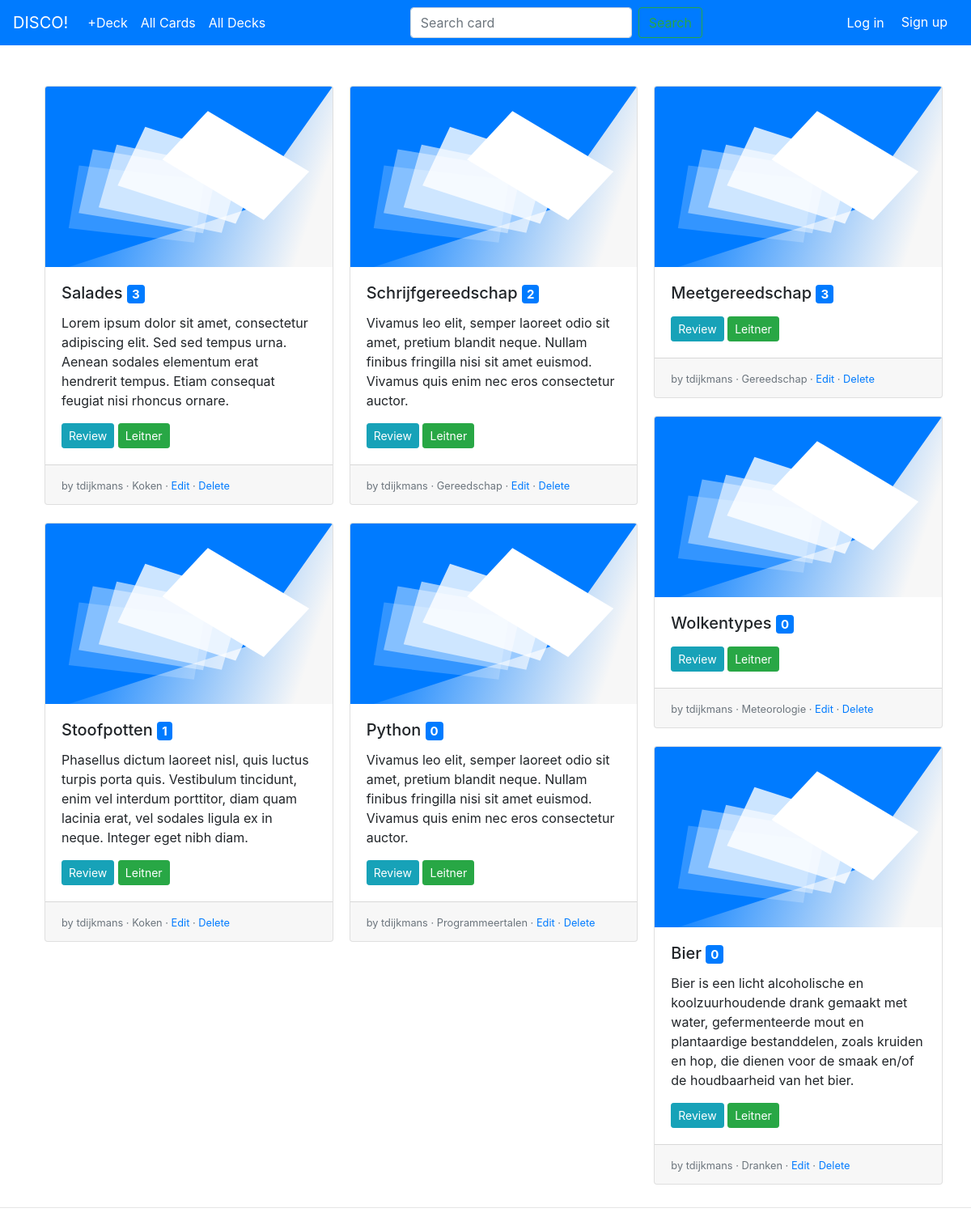
Before: / with the older database file.
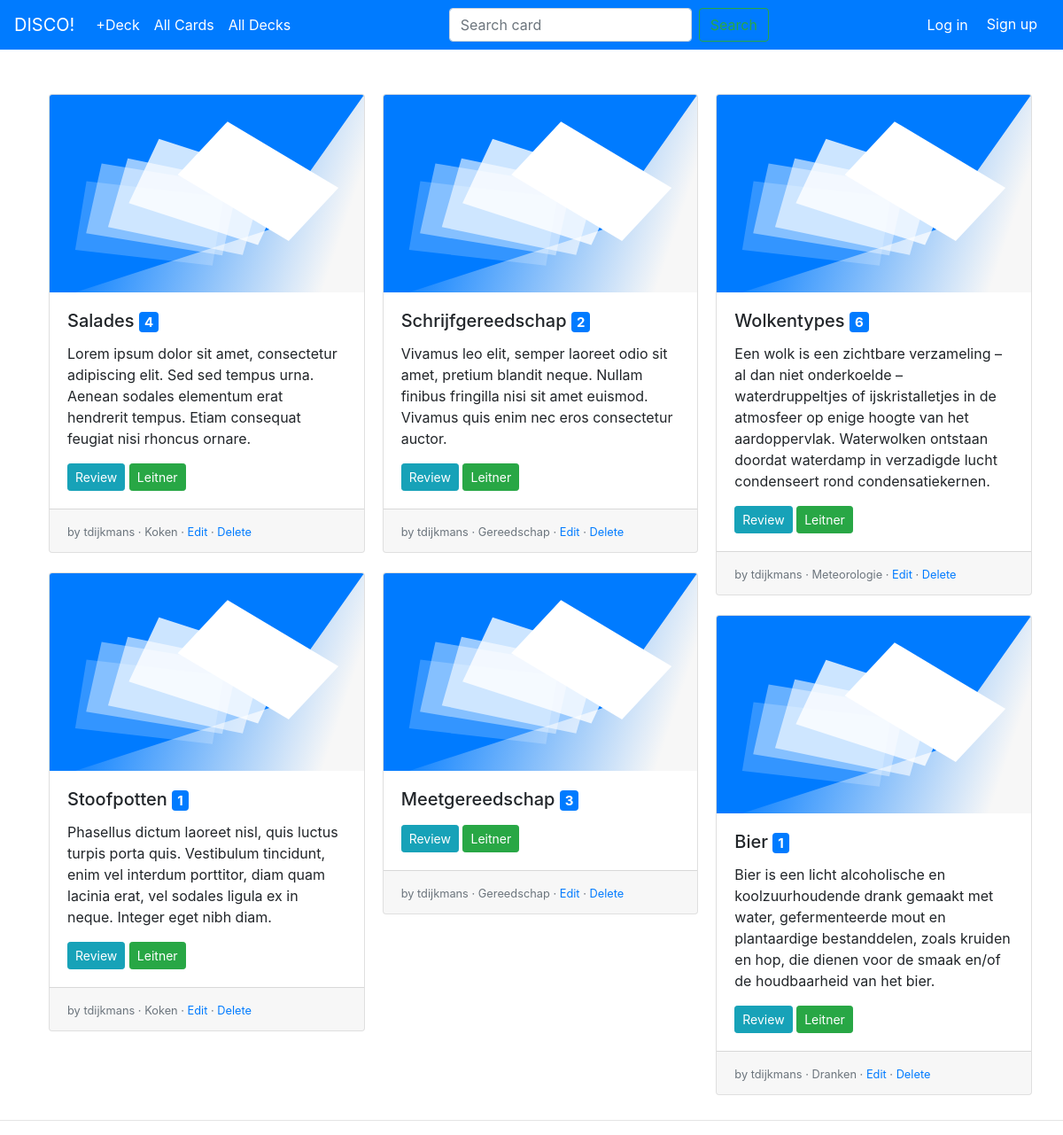
After: the same page with the newer database file.
### cardmaker/models.py (models this page shows, shortened)
class Deck(models.Model):
    title = models.CharField(max_length=200)
    subject = models.CharField(max_length=200)
    description = models.TextField(max_length=500, blank=True)
    creator = models.ForeignKey(User, on_delete=models.CASCADE)

class Card(models.Model):
    question = models.CharField(max_length=200)
    answer = models.CharField(max_length=200)
    deck = models.ForeignKey(Deck, on_delete=models.CASCADE)

### cardmaker/views.py (the view)
# urls.py: path('', views.show_all_decks, name='all_decks'),
def show_all_decks(request):
    d_list = Deck.objects.all()
    context = {'list_of_decks': d_list}
    return render(request, 'show_all_decks.html', context)

### cardmaker/templates/show_all_decks.html (shortened to what this page needs)
{% extends "base.html" %}
{% load static %}
{% block content %}
<div class="container">
<div class="card-columns">
  {% for deck in list_of_decks %}
  <div class="card">
    <img src="{% static "images/FlashCardImageDeck.svg" %}" class="card-img-top" alt="...">
    <div class="card-body">
      <h5 class="card-title">{{ deck.title }} <a href="/deck/show/{{deck.id}}" <span class="badge badge-primary">{{deck.card_set.all|length}}</a></span> </h5>
      <p class="card-text">{{deck.description}}</p>
      <a class="btn btn-info btn-sm" href="/deck/review/{{deck.id}}" role="button">Review</a>
      <a class="btn btn-success btn-sm" href="/deck/{{deck.id}}" role="button">Leitner</a>
    </div>
    <div class="card-footer">
      <small class="text-muted"> by {{deck.creator}}
        · {{ deck.subject }}
        · <a href="/deck/{{deck.id}}">Edit</a>
        · <a href="/deck/delete/{{deck.id}}/">Delete</a>
      </small>
    </div>
  </div>
{% endfor %}
</div>
</div>
<hr>
{% endblock %}

Changed rows visible on the page:
removed Deck: title "Python", card_set.all|length "0", description "Vivamus leo elit, semper laoreet odio sit amet, pretium blandit neque. Nullam finibus fringilla nisi sit amet euismod. Vivamus quis enim nec eros consectetur auctor.", creator "tdijkmans", subject "Programmeertalen"
computed for Deck "Salades": card_set.all|length "3" → "4"
changed Deck "Wolkentypes": card_set.all|length "0" → "6"; description (not shown) → "Een wolk is een zichtbare verzameling – al dan niet onderkoelde – waterdruppeltjes of ijskristalletjes in de atmosfeer op enige hoogte van het aardoppervlak. Waterwolken ontstaan doordat waterdamp in verzadigde lucht condenseert rond condensatiekernen."
computed for Deck "Bier": card_set.all|length "0" → "1"
